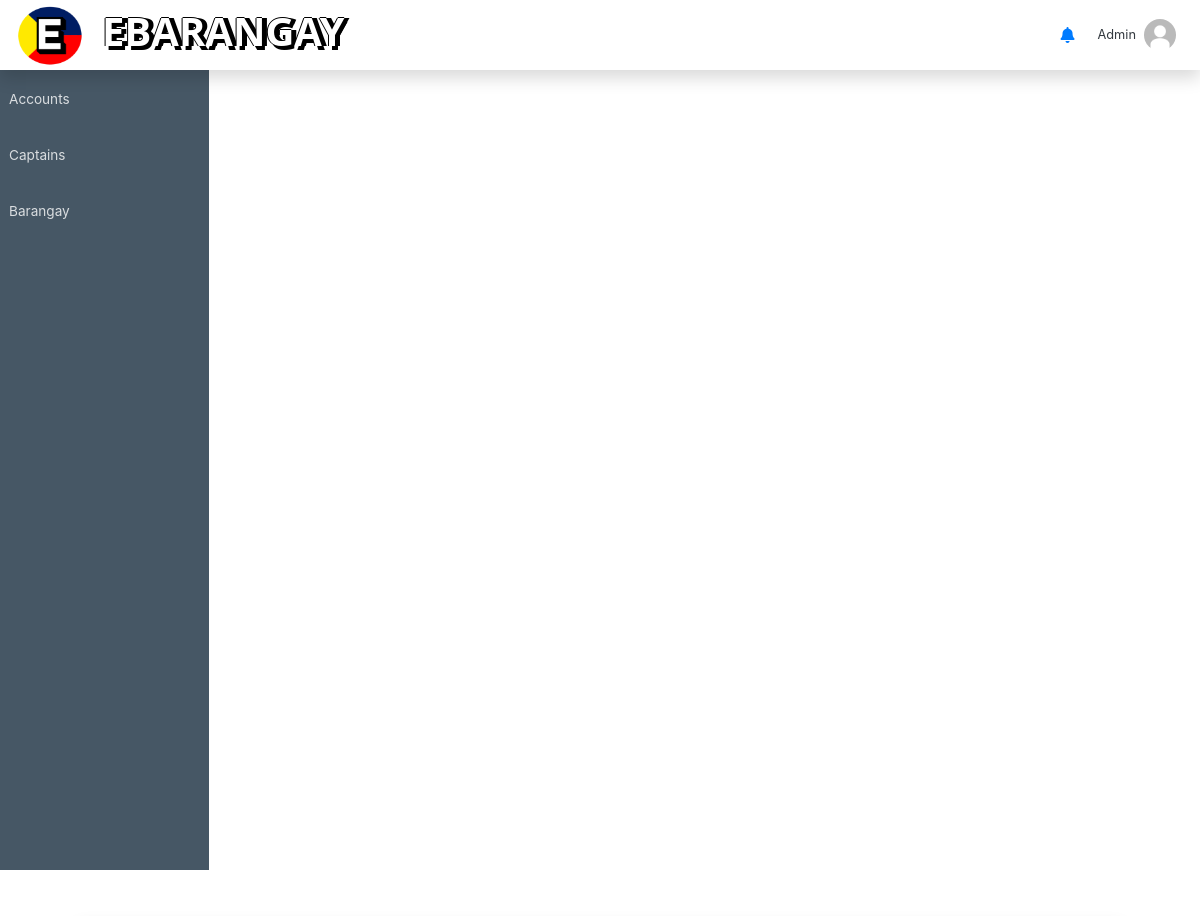
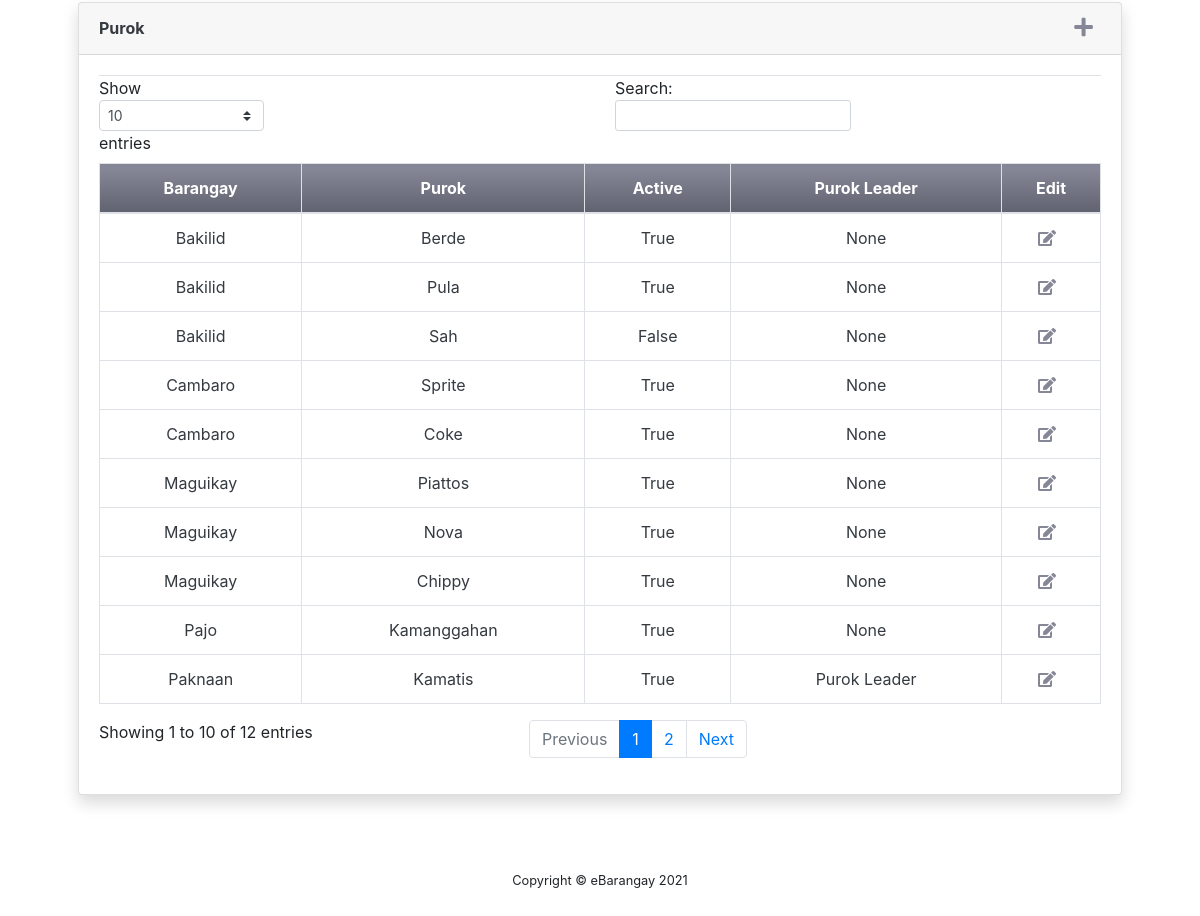
/purok.php (signed in), run on the app's committed database (2 pictures, top to bottom).
### tables this page shows
CREATE TABLE `purok` (
  `PurokID` int(11) NOT NULL,
  `PurokName` varchar(20) NOT NULL,
  `BarangayName` varchar(20) NOT NULL,
  `Active` varchar(20) NOT NULL DEFAULT 'True',
  `purokLeader` int(11) DEFAULT NULL
);

### purok.php (the view, shortened to what this page needs)
<?php include_once "header.php" ?>
<div class="container p-4">
<div class="card shadow mb-4 m-4">
    <div class="card-header py-3 d-flex justify-content-between">
            <h6 class="m-0 font-weight-bold text-dark">Purok</h6>
            <a class="fas fa-plus fa-lg mr-2 text-gray-600 add_purok" href="javascript:void(0)"></a>
    </div>
    <div class="card-body" style="font-size: 100%">
        <ul class="nav nav-tabs" id="myTab" role="tablist">
        </ul>
        <div class="table-responsive">
            <table class="table table-bordered text-center text-dark"
                id="dataTable" width="100%" cellspacing="0" cellpadding="0">
                <thead>
                    <tr class="bg-gradient-secondary text-white">
                        <th scope="col">Barangay</th>
                        <th scope="col">Purok</th>
                        <th scope="col">Active</th>
                        <th>Purok Leader</th>
                        <th scope="col">Edit</th>
                    </tr>
                </thead>
                <tbody>
                    <?php
                        $purok = $conn->query("SELECT *, concat(users.Firstname, ' ', users.Lastname) as name from purok LEFT JOIN users ON purok.purokLeader = users.UsersID");
                        while($row=$purok->fetch_assoc()):
                    ?>
                    <tr>
                        <td><?php echo $row["BarangayName"] ?></td>
                        <td><?php echo $row["PurokName"] ?></td>
                        <td><?php echo $row["Active"] ?></td>
                        <td><?php if($row['name'] != NULL){echo $row['name'];}else{ echo "None"; } ?></td>
                        <td>
                            <a class="fas fa-edit fa-md mr-2 text-gray-600 edit_purok" data-id="<?php echo $row['PurokID'] ?>" href="javascript:void(0)"></a>
                        </td>
                    </tr>
                    <?php endwhile; ?>
                </tbody>
            </table>
        </div>
    </div>
</div>
</div>
</div>
</div>
<?php include_once "footer.php" ?>

### data on the page
purok: BarangayName "Paknaan", PurokName "Kamatis", Active "True", name "Purok Leader"
purok: BarangayName "Bakilid", PurokName "Berde", Active "True", shows "None"
purok: BarangayName "Maguikay", PurokName "Piattos", Active "True", shows "None"
purok: BarangayName "Bakilid", PurokName "Pula", Active "True", shows "None"
purok: BarangayName "Maguikay", PurokName "Nova", Active "True", shows "None"
purok: BarangayName "Maguikay", PurokName "Chippy", Active "True", shows "None"
purok: BarangayName "Cambaro", PurokName "Sprite", Active "True", shows "None"
purok: BarangayName "Cambaro", PurokName "Coke", Active "True", shows "None"
purok: BarangayName "Pajo", PurokName "Kamanggahan", Active "True", shows "None"
purok: BarangayName "Bakilid", PurokName "Sah", Active "False", shows "None"
